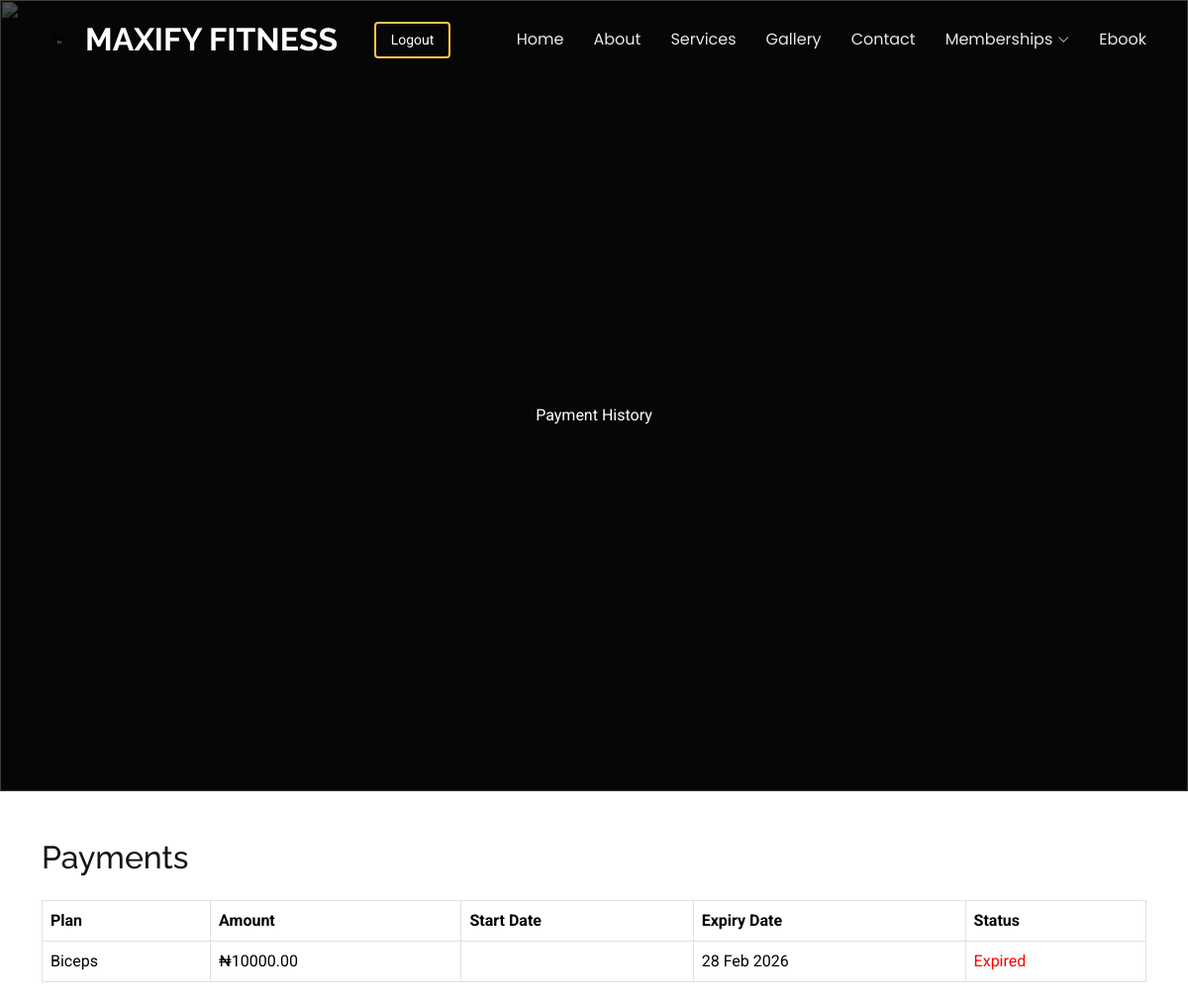
/payment-history/ (signed in), run on the app's committed database.
### authapp/models.py (models this page shows)
class UserMembership(models.Model):
    user = models.ForeignKey(
        User,
        on_delete=models.CASCADE,
        related_name="memberships"
    )
    plan_name = models.CharField(max_length=100, null=True, blank=True)
    paystack_ref = models.CharField(max_length=100, unique=True, null=True, blank=True)
    amount_paid = models.DecimalField(max_digits=10, decimal_places=2, null=True, blank=True)
    start_date = models.DateTimeField(null=True, blank=True)
    expiry_date = models.DateTimeField(null=True, blank=True)
    is_frozen = models.BooleanField(default=False)
    remaining_days_at_freeze = models.IntegerField(default=0)
    is_active = models.BooleanField(default=True)
    @property
    def has_expired(self):
        if not self.expiry_date:
            return True
        if self.is_frozen:
            return False
        if timezone.now() > self.expiry_date:
            if self.is_active:
                self.is_active = False
                self.save(update_fields=["is_active"])
            return True
        return False

### authapp/views.py (the view)
# urls.py: path('payment-history/', views.payment_history, name='payment_history'),
@login_required
def payment_history(request):
    memberships = UserMembership.objects.filter(
        user=request.user
    ).order_by('-start_date')
    context = {
        "memberships": memberships
    }
    return render(request, "payment_history.html", context)

### templates/payment_history.html (shortened to what this page needs)
{% extends "base.html" %}
{% block header %}
Payment History
{% endblock header %}
{% block body %}
<div class="container mt-5">
    <h2>Payments</h2>
    {% if memberships %}
        <table class="table table-bordered mt-4">
            <thead>
                <tr>
                    <th>Plan</th>
                    <th>Amount</th>
                    <th>Start Date</th>
                    <th>Expiry Date</th>
                    <th>Status</th>
                </tr>
            </thead>
            <tbody>
                {% for m in memberships %}
                <tr>
                    <td>{{ m.plan_name }}</td>
                    <td>₦{{ m.amount_paid }}</td>
                    <td>{{ m.start_date|date:"d M Y" }}</td>
                    <td>{{ m.expiry_date|date:"d M Y" }}</td>
                    <td>
                        {% if m.has_expired %}
                            <span style="color:red;">Expired</span>
                        {% else %}
                            <span style="color:green;">Active</span>
                        {% endif %}
                    </td>
                </tr>
                {% endfor %}
            </tbody>
        </table>
    {% else %}
        <p>No payment history found.</p>
    {% endif %}
</div>
{% endblock body %}

### static/assets/css/main.css (style rules this page uses)
:root { --default-font: "Roboto", system-ui, -apple-system, "Segoe UI", Roboto, "Helvetica Neue", Arial, "Noto Sans", "Liberation Sans", sans-serif, "Apple Color Emoji", "Segoe UI Emoji", "Segoe UI Symbol", "Noto Color Emoji"; --heading-font: "Raleway", sans-serif; --nav-font: "Poppins", sans-serif; }
:root { --background-color: #ffffff; --default-color: #444444; --heading-color: #151515; --accent-color: #ffc451; --surface-color: #ffffff; --contrast-color: #312f2f; }
:root { --nav-color: rgba(255, 255, 255, 0.905); --nav-hover-color: #ffc451; --nav-mobile-background-color: #ffffff; --nav-dropdown-background-color: #ffffff; --nav-dropdown-color: #212529; --nav-dropdown-hover-color: #ffc451; }
:root { scroll-behavior: smooth; }
body { color: var(--default-color); background-color: var(--background-color); font-family: var(--default-font); }
h1, h2, h3, h4, h5, h6 { color: var(--heading-color); font-family: var(--heading-font); }

### data on the page
UserMembership: plan_name "Biceps", amount_paid "10000.00", expiry_date "28 Feb 2026", is_frozen "Expired"
